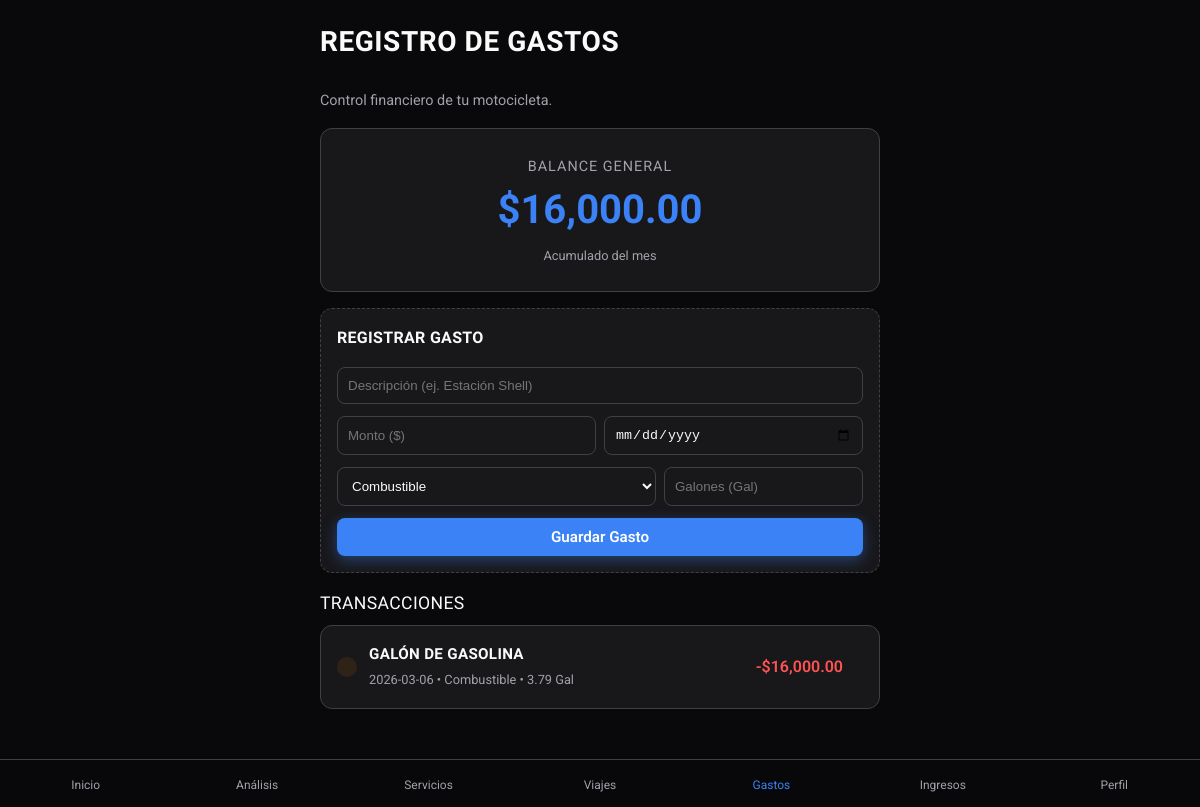
Before: /expenses with the older database file.
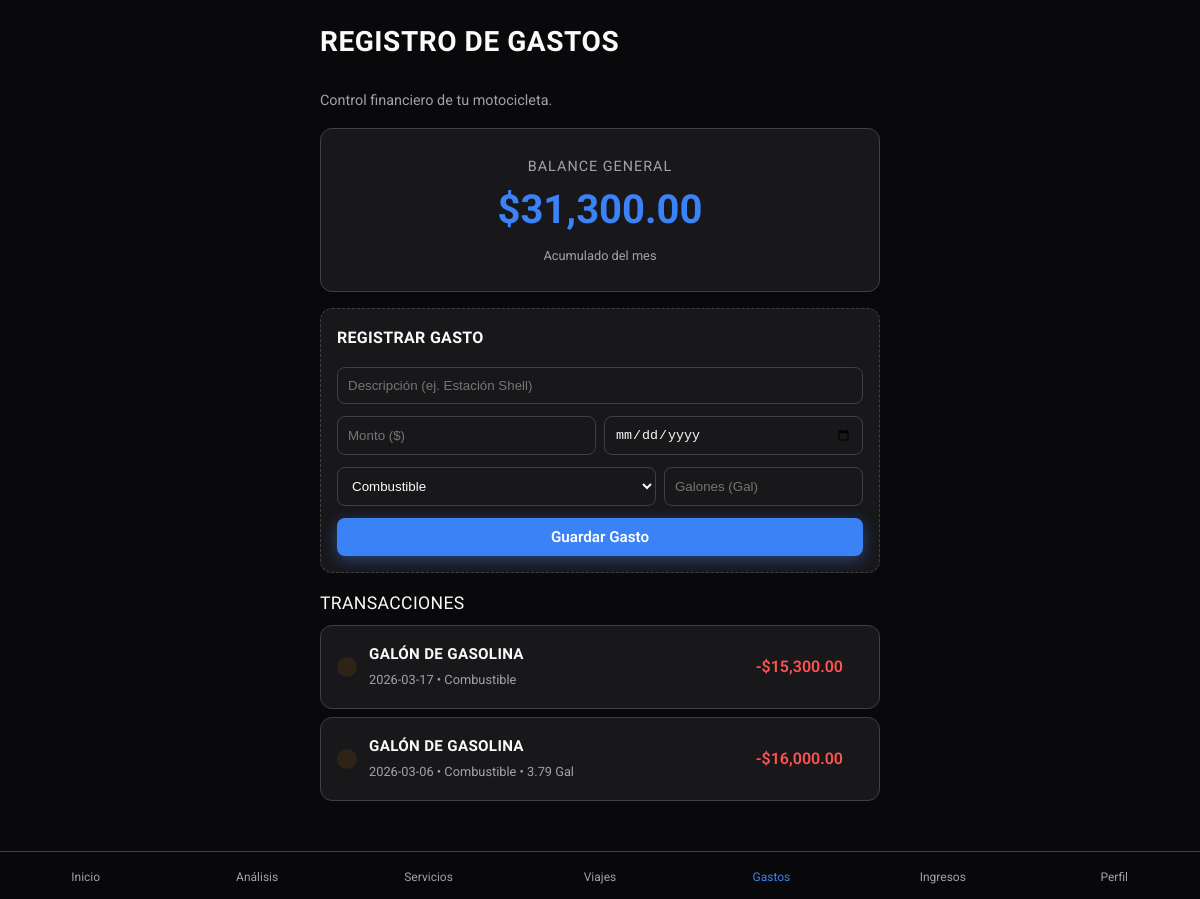
After: the same page with the newer database file.
### tables this page shows
CREATE TABLE expenses (
                id TEXT PRIMARY KEY,
                motorcycle_id TEXT NOT NULL,
                amount REAL NOT NULL,
                category TEXT NOT NULL,
                date TEXT NOT NULL,
                description TEXT, liters REAL DEFAULT 0.0,
                FOREIGN KEY (motorcycle_id) REFERENCES motorcycles (id)
            );

### app.py (the view, shortened to what this page needs)
    @app.route("/expenses", methods=["GET", "POST"])
    def expenses_view():
        from motorcycles.services import motorcycle_service
        from expenses.services import expense_service
        from flask import request, redirect, url_for
        moto = motorcycle_service.get_all()[0] if motorcycle_service.get_all() else None
        expenses = expense_service.get_by_motorcycle_id(moto.id) if moto else []
        expenses.sort(key=lambda x: x.date, reverse=True)
        total_month = sum(e.amount for e in expenses)  # Simplificación para demo
        return render_template(
            "expenses.html", expenses=expenses, total_month=total_month
        )

### expenses/services.py (called while the page is built)
    def get_by_motorcycle_id(self, motorcycle_id: str) -> List[Expense]:
        conn = get_db_connection()
        expenses = []
        try:
            cursor = conn.cursor()
            cursor.execute(
                "SELECT * FROM expenses WHERE motorcycle_id = ?", (motorcycle_id,)
            )
            rows = cursor.fetchall()
            for row in rows:
                expense = Expense(
                    motorcycle_id=row["motorcycle_id"],
                    amount=row["amount"],
                    category=row["category"],
                    date=row["date"],
                    description=row["description"],
                    liters=row["liters"] if "liters" in row.keys() else 0.0,
                )
                expense.id = row["id"]
                expenses.append(expense)
        finally:
            conn.close()
        return expenses

### infrastructure/db.py (called while the page is built)
def get_db_connection():
    conn = sqlite3.connect(DB_PATH)
    conn.row_factory = sqlite3.Row  # Permite acceder a las columnas por nombre
    return conn

### motorcycles/services.py (called while the page is built)
    def get_all(self) -> List[Motorcycle]:
        conn = get_db_connection()
        motos = []
        try:
            cursor = conn.cursor()
            cursor.execute("SELECT * FROM motorcycles")
            rows = cursor.fetchall()
            for row in rows:
                moto = Motorcycle(
                    make=row["make"],
                    model=row["model"],
                    year=row["year"],
                    vin=row["vin"],
                    current_mileage=row["current_mileage"],
                    oil_change_interval=row["oil_change_interval"],
                )
                moto.id = row["id"]
                motos.append(moto)
        finally:
            conn.close()
        return motos

### templates/expenses.html (shortened to what this page needs)
{% extends "base.html" %} {% block title %}Gastos | MotoLog{% endblock %} {%
block content %}
<header class="fade-in" style="animation-delay: 0.1s">
  <h1 class="page-title">Registro de Gastos</h1>
  <p class="text-muted mb-4">Control financiero de tu motocicleta.</p>
</header>
<section class="fade-in" style="animation-delay: 0.2s">
  <div class="card" style="text-align: center; padding: 24px 20px">
    <span
      class="text-muted"
      style="font-size: 0.9rem; text-transform: uppercase; letter-spacing: 1px"
      >Balance General</span
    >
    <div class="card-value" style="font-size: 2.5rem; margin: 12px 0">
      ${{ "{:,.2f}".format(total_month) }}
    </div>
    <div
      style="
        display: flex;
        justify-content: center;
        gap: 16px;
        margin-top: 16px;
      "
    >
      <div style="display: flex; align-items: center; gap: 6px">
        <span class="text-muted" style="font-size: 0.8rem"
          >Acumulado del mes</span
        >
      </div>
    </div>
  </div>
  <div
    class="card fade-in mb-4 mt-4"
    style="
      padding: 16px;
      animation-delay: 0.25s;
      border: 1px dashed var(--border-color);
    "
  >
    <h4 style="margin: 0 0 16px 0">Registrar Gasto</h4>
    <form
      action="{{ url_for('expenses_view') }}"
      method="POST"
      style="display: flex; flex-direction: column; gap: 12px"
    >
      <input
        type="text"
        name="description"
        placeholder="Descripción (ej. Estación Shell)"
        required
        class="form-control"
        style="
          padding: 10px;
          border-radius: 8px;
          border: 1px solid var(--border-color);
          background: var(--bg-primary);
          color: var(--text-primary);
        "
      />
      <div style="display: flex; gap: 8px">
        <input
          type="number"
          step="0.01"
          name="amount"
          placeholder="Monto ($)"
          required
          class="form-control"
          style="
            flex: 1;
            padding: 10px;
            border-radius: 8px;
            border: 1px solid var(--border-color);
            background: var(--bg-primary);
            color: var(--text-primary);
          "
        />
        <input
          type="date"
          name="date"
          required
          class="form-control"
          style="
            flex: 1;
            padding: 10px;
            border-radius: 8px;
            border: 1px solid var(--border-color);
            background: var(--bg-primary);
            color: var(--text-primary);
          "
        />
      </div>
      <div style="display: flex; gap: 8px">
        <select
          id="expenseCategory"
          name="category"
          class="form-control"
          style="
            flex: 2;
            padding: 10px;
            border-radius: 8px;
            border: 1px solid var(--border-color);
            background: var(--bg-primary);
            color: var(--text-primary);
          "
          onchange="toggleLiters()"
        >
          <option value="Combustible">Combustible</option>
        </select>
        <input
          id="litersInput"
          type="number"
          step="0.01"
          name="liters"
          placeholder="Galones (Gal)"
          class="form-control"
          style="
            flex: 1;
            padding: 10px;
            border-radius: 8px;
            border: 1px solid var(--border-color);
            background: var(--bg-primary);
            color: var(--text-primary);
          "
        />
      </div>
      <button type="submit" class="btn btn-primary mt-2">Guardar Gasto</button>
    </form>
  </div>
  <div class="flex-between mb-2">
    <h3 style="font-size: 1.1rem; font-weight: 500">Transacciones</h3>
  </div>
  {% if expenses %} {% for expense in expenses %}
  <div
    class="card fade-in"
    style="padding: 16px; margin-bottom: 8px; animation-delay: 0.3s"
  >
    <div class="flex-between">
      <div style="display: flex; align-items: center; gap: 12px">
        <div
          style="
            background: rgba(242, 125, 0, 0.1);
            padding: 10px;
            border-radius: 10px;
          "
        >
        </div>
        <div>
          <h4 style="font-size: 0.95rem; margin: 0">
            {{ expense.description }}
          </h4>
          <span class="text-muted" style="font-size: 0.8rem"
            >{{ expense.date }} • {{ expense.category }}
            {% if expense.category == 'Combustible' and expense.liters > 0 %}
            • {{ expense.liters }} Gal
            {% endif %}
          </span>
        </div>
      </div>
      <div style="display: flex; align-items: center; gap: 10px">
        <span style="font-weight: 600; color: #ff5252"
          >-${{ "{:,.2f}".format(expense.amount) }}</span
        >
      </div>
    </div>
  </div>
  {% endfor %} {% else %}
  <p class="text-muted text-center mt-4">No hay gastos registrados aún.</p>
  {% endif %}
</section>
{% endblock %}

### templates/base.html (shortened to what this page needs)
<!doctype html>
<html lang="es">
  <head>
    <link
      rel="stylesheet"
      href="{{ url_for('static', filename='css/styles.css') }}"
    />
  </head>
  <body>
    <main class="container">{% block content %}{% endblock %}</main>
    <nav class="bottom-nav">
      <a
        href="{{ url_for('index') }}"
        class="nav-item {% if request.path == '/' %}active{% endif %}"
      >
        <span>Inicio</span>
      </a>
      <a
        href="{{ url_for('analytics_view') }}"
        class="nav-item {% if request.path == '/analytics' %}active{% endif %}"
      >
        <span>Análisis</span>
      </a>
      <a
        href="{{ url_for('services_view') }}"
        class="nav-item {% if request.path == '/services' %}active{% endif %}"
      >
        <span>Servicios</span>
      </a>
      <a
        href="{{ url_for('trips_view') }}"
        class="nav-item {% if request.path == '/trips' %}active{% endif %}"
      >
        <span>Viajes</span>
      </a>
      <a
        href="{{ url_for('expenses_view') }}"
        class="nav-item {% if request.path == '/expenses' %}active{% endif %}"
      >
        <span>Gastos</span>
      </a>
      <a
        href="{{ url_for('incomes_view') }}"
        class="nav-item {% if request.path == '/incomes' %}active{% endif %}"
      >
        <span>Ingresos</span>
      </a>
      <a
        href="{{ url_for('profile_view') }}"
        class="nav-item {% if request.path == '/profile' %}active{% endif %}"
      >
        <span>Perfil</span>
      </a>
    </nav>
  </body>
</html>

### static/css/styles.css (style rules this page uses)
:root { --bg-color: #09090b; --bg-card: #18181b; --bg-card-hover: #27272a; --text-primary: #fafafa; --text-secondary: #a1a1aa; --accent-blue: #3b82f6; --accent-blue-hover: #2563eb; --accent-orange: #ef4444; --accent-orange-hover: #dc2626; --border-color: #3f3f46; --nav-bg: rgba(9, 9, 11, 0.85); --transition-speed: 0.3s; --border-radius: 12px; }
* { box-sizing: border-box; margin: 0; padding: 0; -webkit-tap-highlight-color: transparent; }
body { font-family: "Roboto", sans-serif; background-color: var(--bg-color); color: var(--text-primary); line-height: 1.6; min-height: 100vh; display: flex; flex-direction: column; }
.fade-in { animation: fadeIn 0.5s cubic-bezier(0.4, 0, 0.2, 1) forwards; }
.container { max-width: 600px; margin: 0 auto; padding: 20px; width: 100%; padding-bottom: 90px; }
h1, h2, h3, h4, h5, h6 { font-family: "Rajdhani", sans-serif; font-weight: 700; text-transform: uppercase; letter-spacing: 0.02em; }
.page-title { font-size: 1.75rem; margin-bottom: 24px; }
.text-muted { color: var(--text-secondary); font-size: 0.9rem; }
.card { background-color: var(--bg-card); border: 1px solid var(--border-color); border-radius: var(--border-radius); padding: 20px; margin-bottom: 16px; transition: transform var(--transition-speed), background-color var(--transition-speed), box-shadow var(--transition-speed); position: relative; overflow: hidden; }
.card-value { font-size: 2rem; font-weight: 700; color: var(--accent-blue); line-height: 1; margin: 8px 0; }
.btn { display: inline-flex; align-items: center; justify-content: center; padding: 10px 20px; border-radius: 8px; font-weight: 600; font-size: 0.95rem; font-family: "Roboto", sans-serif; cursor: pointer; transition: all var(--transition-speed); border: none; outline: none; }
.btn-primary { background-color: var(--accent-blue); color: #fff; box-shadow: 0 4px 14px rgba(59, 130, 246, 0.4); }
.bottom-nav { position: fixed; bottom: 0; left: 0; width: 100%; background-color: var(--nav-bg); backdrop-filter: blur(12px); -webkit-backdrop-filter: blur(12px); border-top: 1px solid var(--border-color); display: flex; justify-content: space-around; padding: 12px 0; z-index: 99; padding-bottom: calc(12px + env(safe-area-inset-bottom)); }
.nav-item { display: flex; flex-direction: column; align-items: center; color: var(--text-secondary); text-decoration: none; font-size: 0.75rem; flex: 1; transition: color var(--transition-speed); }
.nav-item:hover, .nav-item.active { color: var(--accent-blue); }
.flex-between { display: flex; justify-content: space-between; align-items: center; }
.mt-4 { margin-top: 16px; }
.mb-4 { margin-bottom: 16px; }
.mb-2 { margin-bottom: 8px; }

Changed rows visible on the page:
added expenses: description "GALÓN DE GASOLINA", date "2026-03-17", category "Combustible", amount "15,300.00"
Other visible differences:
{{ "{:,.2f}".format(total_month) }}: "16,000.00" → "31,300.00"
